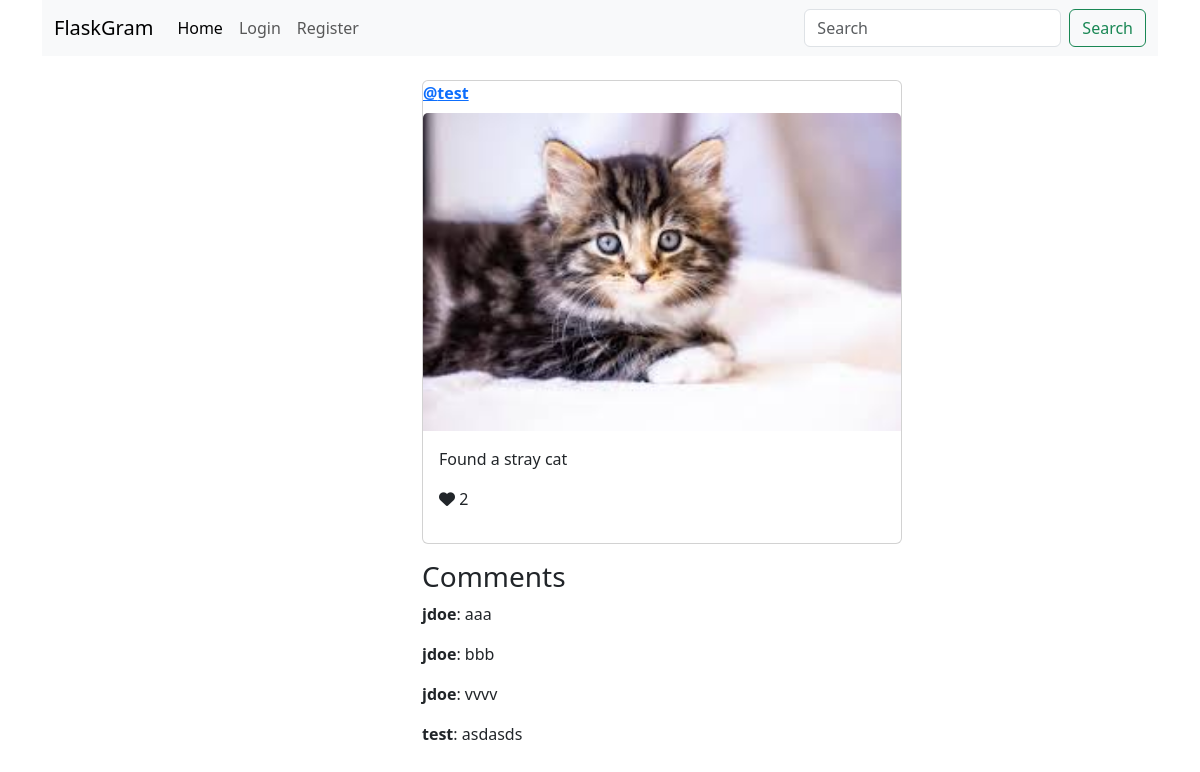
The app's page /post/4 with its own data.
### tables this page shows
CREATE TABLE users (
    id INTEGER PRIMARY KEY AUTOINCREMENT,
    username TEXT UNIQUE NOT NULL,
    password TEXT NOT NULL,
    description TEXT, 
    created_at TIMESTAMP NOT NULL
);

CREATE TABLE posts (
    id INTEGER PRIMARY KEY AUTOINCREMENT,
    content TEXT NOT NULL,
    image TEXT NOT NULL,
    created_at TIMESTAMP NOT NULL, 
    users_id INTEGER NOT NULL, likes integer default 0,
    FOREIGN KEY (users_id) REFERENCES users (id) 
);

CREATE TABLE comments (
    id INTEGER PRIMARY KEY AUTOINCREMENT,
    content TEXT NOT NULL,
    users_id INTEGER NOT NULL, 
    posts_id INTEGER NOT NULL,
    created_at TIMESTAMP NOT NULL,
    FOREIGN KEY (users_id) REFERENCES users (id), 
    FOREIGN KEY (posts_id) REFERENCES posts (id)
);

### app.py (the view)
@app.route('/post/<int:pid>')
def view_post(pid):
    db = get_db_connection()
    post = db.execute("""SELECT p.id, p.content, p.image, p.created_at, u.username, p.users_id, p.likes
                       FROM posts p JOIN users u ON u.id=p.users_id
                       WHERE p.id=?""", (pid,)).fetchone()
    comments = db.execute("""SELECT c.id, c.content, u.username  FROM comments c
                          JOIN users u ON c.users_id=u.id
                          WHERE posts_id=?""",
                          (pid,)).fetchall()
    return render_template('post.html', post=post, comments=comments)

### app.py (called while the page is built)
def get_db_connection():
    if 'db' not in g:
        g.db = sqlite3.connect(app.config['DATABASE'])
        g.db.row_factory = sqlite3.Row
    return g.db

@app.before_request
def load_logged_in_user():
    user_id = session.get('user_id')
    if user_id is None:
        g.user = None
    else:
        db = get_db_connection()
        g.user = db.execute("SELECT * FROM users WHERE id=?", (user_id,)).fetchone()

### templates/post.html (shortened to what this page needs)
{% extends 'base.html' %}
{% block content %}
<div class="row">
    <div class="col-md-4 mx-auto">
        <div class="card mb-3" style="width: 30rem;">
                    <b class="mb-2"><a href="/user/{{ post['users_id'] }}">@{{ post['username'] }}</a></b>
                    <img src="/static/uploads/{{ post['image'] }}" class="card-img-top" alt="...">
                <div class="card-body">
                    <p class="card-text">{{ post['content'] }}</p>
                    <p>{% if g.user %}<a href="/like/{{ post['id'] }}">{% endif %}
                    {% if post['likes'] > 0 %}
                    <i class="fa-solid fa-heart"></i>
                    {% else %}
                    <i class="fa-regular fa-heart"></i>
                    {% endif %}
                    {{ post['likes'] }}
                    {% if g.user %}</a>{% endif %}</p>
                </div>
            </div>
        <div>
            <h3>Comments</h3>
            {% for com in comments %}
                <p><b>{{ com['username'] }}</b>: {{ com['content'] }}</p>
            {% endfor %}
        </div>
    </div>
</div>
{% endblock %}

### records on screen
users: username "test"
posts: image (picture), content "Found a stray cat", likes "2"
comments: username "jdoe", content "aaa"
comments: username "jdoe", content "bbb"
comments: username "jdoe", content "vvvv"
comments: username "test", content "asdasds"
